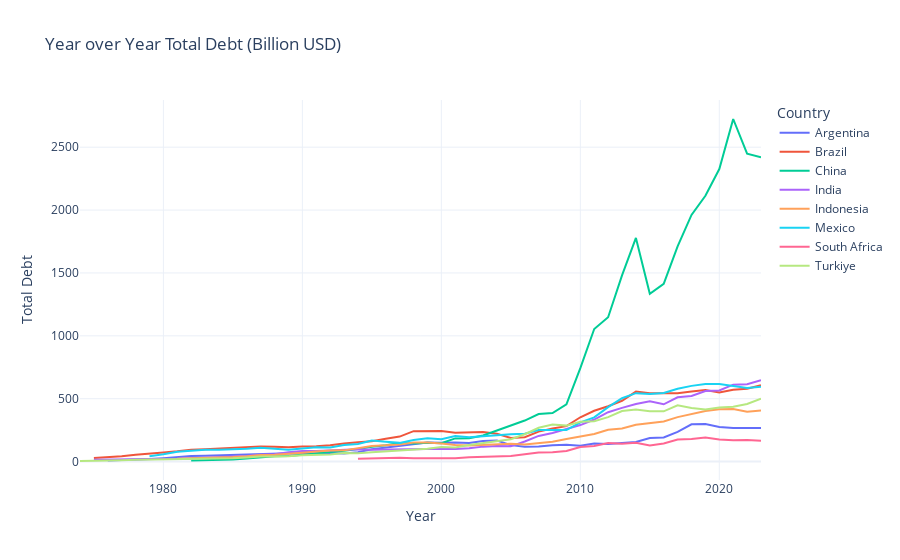

Notebook code cell kept with this figure:
### Markdown cell above
#### <b> Total Debt of each country year over year

### Code cell
fig = px.line(
    df_final,
    x='Year',
    y='Total_Debt_Billion_USD',
    color='Country',
    title='Year over Year Total Debt (Billion USD)',
    labels={
        "Total_Debt_Billion_USD": "Total Debt",
    },
    template='plotly_white'
)

fig.write_html("interactive-plot/Yearly_total_debt.html")
fig.show()

### Figure 1 — Plotly figure (JSON) as saved in the notebook; plotly's stock layout.template omitted (floating-point values rounded to 4 significant figures)
{"data": [{"hovertemplate": "Country=Argentina<br>Year=%{x}<br>Total Debt=%{y}<extra></extra>", "legendgroup": "Argentina", "line": {"color": "#636efa", "dash": "solid"}, "marker": {"symbol": "circle"}, "mode": "lines", "name": "Argentina", "orientation": "v", "showlegend": true, "type": "scatter", "x": [1976, 1977, 1978, 1979, 1980, 1981, 1982, 1983, 1984, 1985, 1986, 1987, 1988, 1989, 1990, 1991, 1992, 1993, 1994, 1995, 1996, 1997, 1998, 1999, 2000, 2001, 2002, 2003, 2004, 2005, 2006, 2007, 2008, 2009, 2010, 2011, 2012, 2013, 2014, 2015, 2016, 2017, 2018, 2019, 2020, 2021, 2022, 2023], "xaxis": "x", "y": [9.502, 11.68, 13.51, 21.18, 27.32, 35.81, 43.79, 46.11, 49.06, 51.16, 52.69, 58.72, 59.02, 65.54, 62.48, 65.67, 68.61, 64.68, 75.09, 98.77, 111.1, 128.3, 141.5, 151.9, 150.1, 152.6, 148.3, 163.4, 168.0, 130.8, 118.9, 120.8, 129.8, 133.7, 126.6, 142.9, 139.9, 150.2, 156.4, 188.0, 191.7, 236.7, 296.7, 299.4, 275.5, 266.8, 266.9, 266.2], "yaxis": "y"}, {"hovertemplate": "Country=Brazil<br>Year=%{x}<br>Total Debt=%{y}<extra></extra>", "legendgroup": "Brazil", "line": {"color": "#EF553B", "dash": "solid"}, "marker": {"symbol": "circle"}, "mode": "lines", "name": "Brazil", "orientation": "v", "showlegend": true, "type": "scatter", "x": [1975, 1976, 1977, 1978, 1979, 1980, 1981, 1982, 1983, 1984, 1985, 1986, 1987, 1988, 1989, 1990, 1991, 1992, 1993, 1994, 1995, 1996, 1997, 1998, 1999, 2000, 2001, 2002, 2003, 2004, 2005, 2006, 2007, 2008, 2009, 2010, 2011, 2012, 2013, 2014, 2015, 2016, 2017, 2018, 2019, 2020, 2021, 2022, 2023], "xaxis": "x", "y": [27.78, 33.8, 42.5, 55.03, 61.8, 71.98, 81.91, 94.43, 99.02, 104.4, 104.2, 109.6, 120.5, 118.0, 114.9, 120.3, 121.3, 129.5, 144.6, 152.9, 161.0, 181.8, 199.0, 242.0, 245.1, 242.5, 230.0, 231.9, 235.9, 220.7, 188.4, 194.3, 238.4, 263.0, 281.7, 352.4, 404.0, 440.5, 483.7, 556.9, 543.4, 543.3, 543.0, 557.8, 568.7, 549.3, 571.5, 579.5, 607.1], "yaxis": "y"}, {"hovertemplate": "Country=China<br>Year=%{x}<br>Total Debt=%{y}<extra></extra>", "legendgroup": "China", "line": {"color": "#00cc96", "dash": "solid"}, "marker": {"symbol": "circle"}, "mode": "lines", "name": "China", "orientation": "v", "showlegend": true, "type": "scatter", "x": [1982, 1983, 1984, 1985, 1986, 1987, 1988, 1989, 1990, 1991, 1992, 1993, 1994, 1995, 1996, 1997, 1998, 1999, 2000, 2001, 2002, 2003, 2004, 2005, 2006, 2007, 2008, 2009, 2010, 2011, 2012, 2013, 2014, 2015, 2016, 2017, 2018, 2019, 2020, 2021, 2022, 2023], "xaxis": "x", "y": [8.36, 9.612, 12.09, 16.7, 23.72, 35.34, 42.44, 44.93, 55.3, 60.26, 72.54, 86.09, 100.7, 118.3, 129.0, 146.9, 144.2, 148.8, 145.9, 184.3, 185.5, 207.2, 247.4, 285.9, 326.4, 377.7, 386.4, 454.5, 742.7, 1054.0, 1148.0, 1480.0, 1778.0, 1334.0, 1414.0, 1711.0, 1962.0, 2114.0, 2326.0, 2724.0, 2448.0, 2420.0], "yaxis": "y"}, {"hovertemplate": "Country=India<br>Year=%{x}<br>Total Debt=%{y}<extra></extra>", "legendgroup": "India", "line": {"color": "#ab63fa", "dash": "solid"}, "marker": {"symbol": "circle"}, "mode": "lines", "name": "India", "orientation": "v", "showlegend": true, "type": "scatter", "x": [1975, 1976, 1977, 1978, 1979, 1980, 1981, 1982, 1983, 1984, 1985, 1986, 1987, 1988, 1989, 1990, 1991, 1992, 1993, 1994, 1995, 1996, 1997, 1998, 1999, 2000, 2001, 2002, 2003, 2004, 2005, 2006, 2007, 2008, 2009, 2010, 2011, 2012, 2013, 2014, 2015, 2016, 2017, 2018, 2019, 2020, 2021, 2022, 2023], "xaxis": "x", "y": [13.87, 14.59, 15.41, 16.52, 18.19, 20.72, 22.48, 26.94, 30.65, 32.76, 38.93, 44.91, 53.42, 59.29, 73.72, 83.47, 84.85, 87.78, 91.33, 97.9, 93.81, 93.97, 94.06, 98.33, 99.78, 101.1, 99.5, 105.7, 118.9, 123.6, 121.2, 159.5, 204.1, 227.1, 256.3, 290.4, 334.4, 392.6, 427.2, 457.5, 478.8, 455.5, 511.6, 521.2, 561.0, 565.0, 612.0, 615.5, 646.8], "yaxis": "y"}, {"hovertemplate": "Country=Indonesia<br>Year=%{x}<br>Total Debt=%{y}<extra></extra>", "legendgroup": "Indonesia", "line": {"color": "#FFA15A", "dash": "solid"}, "marker": {"symbol": "circle"}, "mode": "lines", "name": "Indonesia", "orientation": "v", "showlegend": true, "type": "scatter", "x": [1981, 1982, 1983, 1984, 1985, 1986, 1987, 1988, 1989, 1990, 1991, 1992, 1993, 1994, 1995, 1996, 1997, 1998, 1999, 2000, 2001, 2002, 2003, 2004, 2005, 2006, 2007, 2008, 2009, 2010, 2011, 2012, 2013, 2014, 2015, 2016, 2017, 2018, 2019, 2020, 2021, 2022, 2023], "xaxis": "x", "y": [22.76, 25.13, 30.23, 32.03, 36.71, 42.91, 52.53, 54.05, 59.38, 69.85, 79.53, 87.99, 89.16, 107.8, 124.4, 129.0, 136.3, 151.5, 151.8, 144.0, 132.7, 128.4, 134.4, 138.0, 142.1, 136.0, 147.8, 157.9, 179.4, 198.3, 219.6, 252.6, 263.6, 292.6, 307.8, 319.1, 353.7, 379.9, 402.4, 417.1, 417.9, 396.0, 406.1], "yaxis": "y"}, {"hovertemplate": "Country=Mexico<br>Year=%{x}<br>Total Debt=%{y}<extra></extra>", "legendgroup": "Mexico", "line": {"color": "#19d3f3", "dash": "solid"}, "marker": {"symbol": "circle"}, "mode": "lines", "name": "Mexico", "orientation": "v", "showlegend": true, "type": "scatter", "x": [1979, 1980, 1981, 1982, 1983, 1984, 1985, 1986, 1987, 1988, 1989, 1990, 1991, 1992, 1993, 1994, 1995, 1996, 1997, 1998, 1999, 2000, 2001, 2002, 2003, 2004, 2005, 2006, 2007, 2008, 2009, 2010, 2011, 2012, 2013, 2014, 2015, 2016, 2017, 2018, 2019, 2020, 2021, 2022, 2023], "xaxis": "x", "y": [42.97, 57.57, 78.41, 86.27, 93.16, 95.02, 97.06, 101.1, 109.7, 99.4, 94.02, 104.6, 114.2, 112.5, 131.9, 139.9, 166.7, 157.6, 148.8, 171.1, 185.9, 178.1, 202.6, 193.5, 199.3, 210.0, 218.2, 221.8, 250.7, 248.2, 250.5, 312.3, 351.7, 433.0, 504.1, 544.2, 538.0, 544.8, 578.6, 602.0, 617.4, 616.7, 601.5, 585.5, 595.9], "yaxis": "y"}, {"hovertemplate": "Country=South Africa<br>Year=%{x}<br>Total Debt=%{y}<extra></extra>", "legendgroup": "South Africa", "line": {"color": "#FF6692", "dash": "solid"}, "marker": {"symbol": "circle"}, "mode": "lines", "name": "South Africa", "orientation": "v", "showlegend": true, "type": "scatter", "x": [1994, 1995, 1996, 1997, 1998, 1999, 2000, 2001, 2002, 2003, 2004, 2005, 2006, 2007, 2008, 2009, 2010, 2011, 2012, 2013, 2014, 2015, 2016, 2017, 2018, 2019, 2020, 2021, 2022, 2023], "xaxis": "x", "y": [21.67, 25.36, 26.05, 30.63, 26.01, 25.72, 26.67, 25.68, 35.1, 40.11, 44.01, 45.09, 57.94, 72.81, 74.27, 84.38, 115.3, 124.1, 148.0, 141.6, 149.3, 127.7, 144.0, 175.0, 180.2, 190.7, 175.4, 169.4, 171.7, 165.8], "yaxis": "y"}, {"hovertemplate": "Country=Turkiye<br>Year=%{x}<br>Total Debt=%{y}<extra></extra>", "legendgroup": "Turkiye", "line": {"color": "#B6E880", "dash": "solid"}, "marker": {"symbol": "circle"}, "mode": "lines", "name": "Turkiye", "orientation": "v", "showlegend": true, "type": "scatter", "x": [1974, 1975, 1976, 1977, 1978, 1979, 1980, 1981, 1982, 1983, 1984, 1985, 1986, 1987, 1988, 1989, 1990, 1991, 1992, 1993, 1994, 1995, 1996, 1997, 1998, 1999, 2000, 2001, 2002, 2003, 2004, 2005, 2006, 2007, 2008, 2009, 2010, 2011, 2012, 2013, 2014, 2015, 2016, 2017, 2018, 2019, 2020, 2021, 2022, 2023], "xaxis": "x", "y": [4.633, 5.059, 6.001, 11.45, 14.85, 15.93, 19.13, 19.24, 19.72, 20.32, 21.61, 26.01, 32.93, 40.94, 40.99, 41.58, 49.42, 50.87, 56.55, 68.6, 66.25, 73.78, 80.62, 84.72, 96.95, 101.8, 116.8, 112.9, 131.8, 148.4, 165.5, 178.3, 217.5, 268.7, 294.4, 286.0, 316.7, 321.0, 353.4, 402.2, 413.9, 399.7, 399.3, 447.4, 426.8, 414.9, 429.8, 436.4, 457.9, 499.8], "yaxis": "y"}], "layout": {"legend": {"title": {"text": "Country"}, "tracegroupgap": 0}, "title": {"text": "Year over Year Total Debt (Billion USD)"}, "xaxis": {"anchor": "y", "domain": [0, 1], "title": {"text": "Year"}}, "yaxis": {"anchor": "x", "domain": [0, 1], "title": {"text": "Total Debt"}}}}
